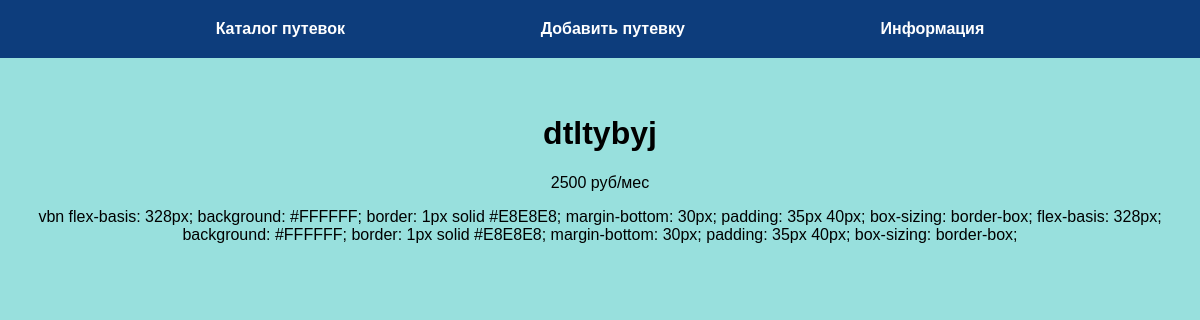
Page /post/7 on the committed database.
### tables this page shows
CREATE TABLE mainmenu(
    id INTEGER PRIMARY KEY AUTOINCREMENT,
    title TEXT NOT NULL,
    url TEXT NOT NULL
);

CREATE TABLE posts(
    id INTEGER PRIMARY KEY AUTOINCREMENT,
    title TEXT NOT NULL,
    price INTEGER NOT NULL,
    description TEXT NOT NULL,
    time INTEGER NOT NULL
);

### flsite.py (the view)
@app.route('/post/<int:id_post>')
def show_post(id_post):
    db = get_db()
    dbase = FDataBase(db)
    title, price, post = dbase.get_post(id_post)
    if not title:
        abort(404)
    return render_template('post.html', title=title, price=price, post=post, menu=dbase.get_menu())

### FDataBase.py (called while the page is built)
    def get_menu(self):
        sql = "SELECT * FROM mainmenu"
        try:
            self.__cur.execute(sql)
            res = self.__cur.fetchall()
            if res:
                return res
        except IOError:
            print("Ошибка чтения из БД")
        return []

    def get_post(self, post_id):
        try:
            self.__cur.execute(f"SELECT title, price, description FROM posts WHERE id={post_id} LIMIT 1")
            res = self.__cur.fetchone()
            if res:
                return res
        except sqlite3.Error as e:
            print("Ошибка получения путевки из базы данных " + str(e))
        return False, False, False

### flsite.py (called while the page is built)
def connect_db():
    con = sqlite3.connect(app.config['DATABASE'])
    con.row_factory = sqlite3.Row
    return con

def get_db():
    if not hasattr(g, 'link_db'):
        g.link_db = connect_db()
    return g.link_db

### templates/post.html
{% extends 'base.html' %}
{% block content %}
{{ super() }}
<p>{{ price }} руб/мес</p>
{{ post|safe }}
{% endblock %}

### templates/base.html (shortened to what this page needs)
<!DOCTYPE html>
<html lang="ru">
<head>
    <link rel="stylesheet" href="{{ url_for('static', filename='css/style.css') }}">
</head>
<body>
{% block content %}
    {% block mainmenu %}
        <ul class="menu">
            {% for m in menu %}
            <li><a href="{{ m.url }}">{{ m.title }}</a></li>
            {% endfor %}
        </ul>
    {% endblock %}
<div class="content">
    {% if title %}
    <h1>{{ title }}</h1>
    {% else %}
    <h1>Rubytravel</h1>
    {% endif %}
    {% endblock %}
</div>
</body>
</html>

### static/css/style.css (style rules this page uses)
body { background: rgb(152, 224, 221); margin: 0; padding: 0; font-family: Verdana, Geneva, Tahoma, sans-serif; }
.menu { display: flex; justify-content:space-evenly; list-style: none; background: rgb(13, 61, 124); padding: 20px; margin-top: 0; }
.content { max-width: 1200px; margin: 0 auto; padding: 20px; box-sizing: border-box; text-align: center; }
.menu a { font-weight: bold; color: white; text-decoration: none; }
ul { list-style: none; padding: 0; }

### rows in the picture
mainmenu: title "Каталог путевок"
mainmenu: title "Добавить путевку"
mainmenu: title "Информация"
posts: title "dtltybyj", price "2500", description "vbn flex-basis: 328px; background: #FFFFFF; border: 1px solid #E8E8E8; margin-bottom: 30px; padding: 35px 40px; box-sizing: border-box; flex-basis: 328px; background: #FFFFFF; border: 1px solid #E8E8E8; margin-bottom: 30px; padding: 35px 40px; box-sizing: border-box;"
